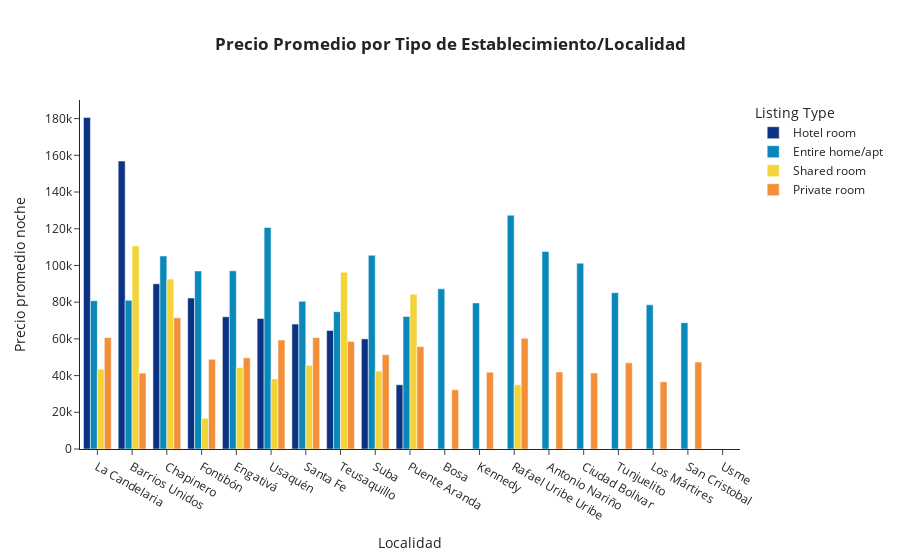

Notebook code for this chart:
### Code cell
# crear dataset
base2 = base1.groupby(['Nombre_Localidad', 'Listing Type'])[['Average Daily Rate (Native)']].mean().sort_values('Average Daily Rate (Native)', ascending = False).reset_index()

# crear gráfica
fig = px.bar(base2, x = 'Nombre_Localidad', y='Average Daily Rate (Native)',color = 'Listing Type',
             barmode = 'group', color_discrete_sequence=px.colors.diverging.Portland,
             title= '<b>Precio Promedio por Tipo de Establecimiento/Localidad<b>')

# agregar detalles a la gráfica
fig.update_layout(
    xaxis_title = 'Localidad',
    yaxis_title = 'Precio promedio noche',
    template = 'simple_white',
    title_x = 0.5)

fig.show()

### Figure 1 — Plotly figure (JSON) as saved in the notebook; plotly's stock layout.template omitted (floating-point values rounded to 4 significant figures)
{"data": [{"alignmentgroup": "True", "hovertemplate": "Listing Type=Hotel room<br>Nombre_Localidad=%{x}<br>Average Daily Rate (Native)=%{y}<extra></extra>", "legendgroup": "Hotel room", "marker": {"color": "rgb(12,51,131)", "pattern": {"shape": ""}}, "name": "Hotel room", "offsetgroup": "Hotel room", "orientation": "v", "showlegend": true, "textposition": "auto", "type": "bar", "x": ["La Candelaria", "Barrios Unidos", "Chapinero", "Fontibón", "Engativá", "Usaquén", "Santa Fe", "Teusaquillo", "Suba", "Puente Aranda", "Bosa", "Kennedy"], "xaxis": "x", "y": [180600.0, 156800.0, 90010.0, 82260.0, 72060.0, 71140.0, 68080.0, 64580.0, 60000, 35000, null, null], "yaxis": "y"}, {"alignmentgroup": "True", "hovertemplate": "Listing Type=Entire home/apt<br>Nombre_Localidad=%{x}<br>Average Daily Rate (Native)=%{y}<extra></extra>", "legendgroup": "Entire home/apt", "marker": {"color": "rgb(10,136,186)", "pattern": {"shape": ""}}, "name": "Entire home/apt", "offsetgroup": "Entire home/apt", "orientation": "v", "showlegend": true, "textposition": "auto", "type": "bar", "x": ["Rafael Uribe Uribe", "Usaquén", "Antonio Nariño", "Suba", "Chapinero", "Ciudad Bolivar", "Engativá", "Fontibón", "Bosa", "Tunjuelito", "Barrios Unidos", "La Candelaria", "Santa Fe", "Kennedy", "Los Mártires", "Teusaquillo", "Puente Aranda", "San Cristobal", "Usme"], "xaxis": "x", "y": [127400.0, 120600.0, 107600.0, 105500.0, 105200.0, 101200.0, 97050.0, 97000.0, 87240.0, 85180.0, 81010.0, 80760.0, 80460.0, 79600.0, 78540.0, 74820.0, 72230.0, 68810.0, 44], "yaxis": "y"}, {"alignmentgroup": "True", "hovertemplate": "Listing Type=Shared room<br>Nombre_Localidad=%{x}<br>Average Daily Rate (Native)=%{y}<extra></extra>", "legendgroup": "Shared room", "marker": {"color": "rgb(242,211,56)", "pattern": {"shape": ""}}, "name": "Shared room", "offsetgroup": "Shared room", "orientation": "v", "showlegend": true, "textposition": "auto", "type": "bar", "x": ["Barrios Unidos", "Teusaquillo", "Chapinero", "Puente Aranda", "Santa Fe", "Engativá", "La Candelaria", "Suba", "Usaquén", "Rafael Uribe Uribe", "Fontibón", "Antonio Nariño", "Bosa", "Ciudad Bolivar", "Kennedy", "Los Mártires", "San Cristobal", "Tunjuelito", "Usme"], "xaxis": "x", "y": [110600.0, 96320.0, 92590.0, 84280.0, 45540.0, 44420.0, 43480.0, 42440.0, 38170.0, 35000, 16700.0, null, null, null, null, null, null, null, null], "yaxis": "y"}, {"alignmentgroup": "True", "hovertemplate": "Listing Type=Private room<br>Nombre_Localidad=%{x}<br>Average Daily Rate (Native)=%{y}<extra></extra>", "legendgroup": "Private room", "marker": {"color": "rgb(242,143,56)", "pattern": {"shape": ""}}, "name": "Private room", "offsetgroup": "Private room", "orientation": "v", "showlegend": true, "textposition": "auto", "type": "bar", "x": ["Chapinero", "La Candelaria", "Santa Fe", "Rafael Uribe Uribe", "Usaquén", "Teusaquillo", "Puente Aranda", "Suba", "Engativá", "Fontibón", "San Cristobal", "Tunjuelito", "Antonio Nariño", "Kennedy", "Ciudad Bolivar", "Barrios Unidos", "Los Mártires", "Bosa", "Usme"], "xaxis": "x", "y": [71470.0, 60710.0, 60670.0, 60320.0, 59370.0, 58600.0, 55800.0, 51350.0, 49660.0, 48890.0, 47380.0, 46950.0, 41960.0, 41840.0, 41400.0, 41340.0, 36590.0, 32270.0, null], "yaxis": "y"}], "layout": {"barmode": "group", "legend": {"title": {"text": "Listing Type"}, "tracegroupgap": 0}, "title": {"text": "<b>Precio Promedio por Tipo de Establecimiento/Localidad<b>", "x": 0.5}, "xaxis": {"anchor": "y", "domain": [0, 1], "title": {"text": "Localidad"}}, "yaxis": {"anchor": "x", "domain": [0, 1], "title": {"text": "Precio promedio noche"}}}}
